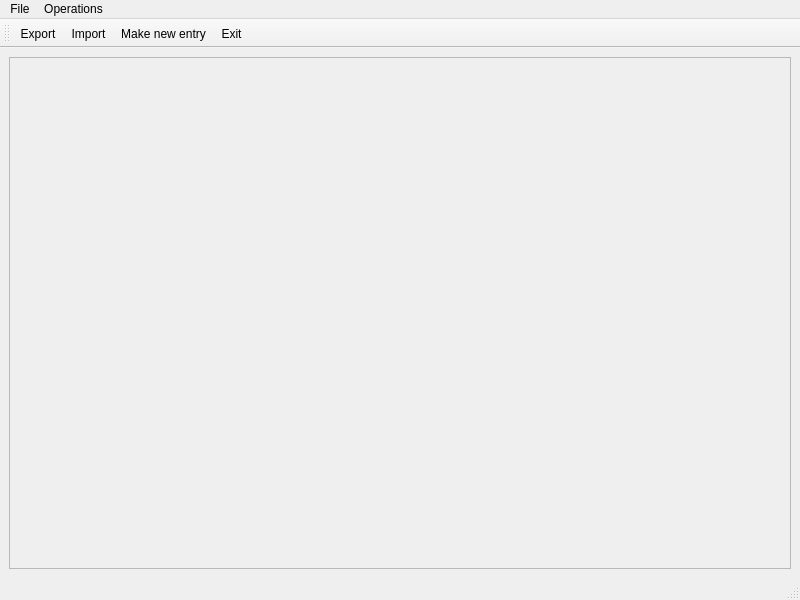
<?xml version="1.0" encoding="UTF-8"?>
<ui version="4.0">
 <class>MainWindow</class>
 <widget class="QMainWindow" name="MainWindow">
  <property name="geometry">
   <rect>
    <x>0</x>
    <y>0</y>
    <width>800</width>
    <height>600</height>
   </rect>
  </property>
  <property name="windowTitle">
   <string>MainWindow</string>
  </property>
  <widget class="QWidget" name="centralwidget">
   <layout class="QHBoxLayout" name="horizontalLayout_4">
    <item>
     <layout class="QHBoxLayout" name="horizontalLayout_3">
      <item>
       <widget class="QScrollArea" name="scrollArea">
        <property name="widgetResizable">
         <bool>true</bool>
        </property>
        <widget class="QWidget" name="scrollAreaWidgetContents_2">
         <property name="geometry">
          <rect>
           <x>0</x>
           <y>0</y>
           <width>778</width>
           <height>495</height>
          </rect>
         </property>
        </widget>
       </widget>
      </item>
     </layout>
    </item>
   </layout>
  </widget>
  <widget class="QMenuBar" name="menubar">
   <property name="geometry">
    <rect>
     <x>0</x>
     <y>0</y>
     <width>800</width>
     <height>25</height>
    </rect>
   </property>
   <widget class="QMenu" name="menuFile">
    <property name="title">
     <string>File</string>
    </property>
    <addaction name="actionExport"/>
    <addaction name="actionImport"/>
    <addaction name="actionExit"/>
    <addaction name="separator"/>
    <addaction name="separator"/>
   </widget>
   <widget class="QMenu" name="menuOperations">
    <property name="title">
     <string>Operations</string>
    </property>
    <addaction name="actionMake_new_entry"/>
   </widget>
   <addaction name="menuFile"/>
   <addaction name="menuOperations"/>
  </widget>
  <widget class="QStatusBar" name="statusbar"/>
  <widget class="QToolBar" name="toolBar">
   <property name="windowTitle">
    <string>toolBar</string>
   </property>
   <attribute name="toolBarArea">
    <enum>TopToolBarArea</enum>
   </attribute>
   <attribute name="toolBarBreak">
    <bool>false</bool>
   </attribute>
   <addaction name="actionExport"/>
   <addaction name="actionImport"/>
   <addaction name="actionMake_new_entry"/>
   <addaction name="actionExit"/>
  </widget>
  <action name="actionExport">
   <property name="icon">
    <iconset resource="assets.qrc">
     <normaloff>:/new/prefix1/export.png</normaloff>:/new/prefix1/export.png</iconset>
   </property>
   <property name="text">
    <string>Export</string>
   </property>
  </action>
  <action name="actionImport">
   <property name="icon">
    <iconset resource="assets.qrc">
     <normaloff>:/new/prefix1/import.png</normaloff>:/new/prefix1/import.png</iconset>
   </property>
   <property name="text">
    <string>Import</string>
   </property>
  </action>
  <action name="actionExit">
   <property name="icon">
    <iconset resource="assets.qrc">
     <normaloff>:/new/prefix1/exit.png</normaloff>:/new/prefix1/exit.png</iconset>
   </property>
   <property name="text">
    <string>Exit</string>
   </property>
  </action>
  <action name="actionMake_new_entry">
   <property name="icon">
    <iconset resource="assets.qrc">
     <normaloff>:/new/prefix1/plus.png</normaloff>:/new/prefix1/plus.png</iconset>
   </property>
   <property name="text">
    <string>Make new entry</string>
   </property>
  </action>
 </widget>
 <resources>
  <include location="assets.qrc"/>
 </resources>
 <connections/>
</ui>
